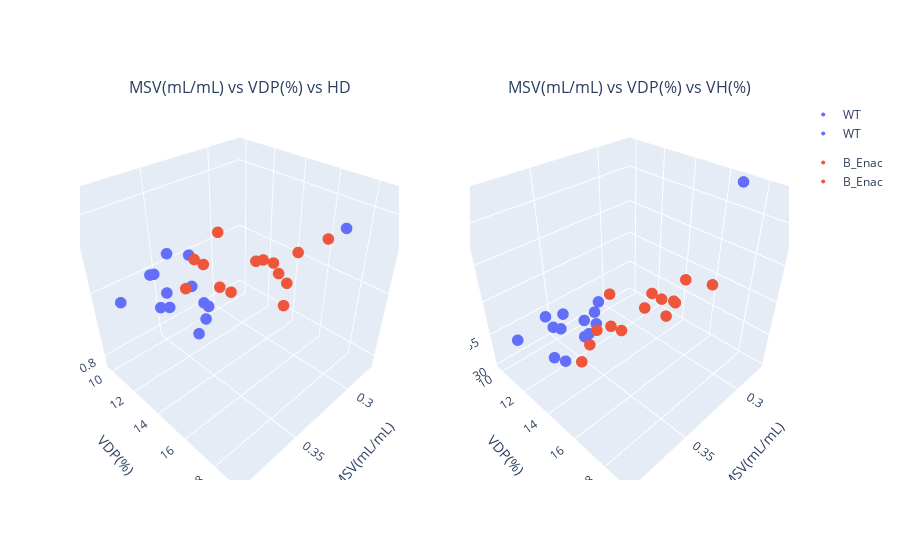

Write notebook code for a chart like this one.
### Markdown cell above
# Mouse B_ENaC

### Code cell
corr_3D(df_mouse_enac_combine, b_enac_labels, ['MSV(mL/mL)','VDP(%)','HD'], ['MSV(mL/mL)','VDP(%)','VH(%)'])

### Figure 1 — Plotly figure (JSON) as saved in the notebook; plotly's stock layout.template omitted (floating-point values rounded to 4 significant figures)
{"data": [{"hovertemplate": "color=WT<br>MSV(mL/mL)=%{x}<br>VDP(%)=%{y}<br>HD=%{z}<extra></extra>", "legendgroup": "WT", "marker": {"color": "#636efa", "size": 4, "symbol": "circle"}, "mode": "markers", "name": "WT", "scene": "scene", "showlegend": true, "type": "scatter3d", "x": [0.355, 0.356, 0.333, 0.363, 0.381, 0.367, 0.333, 0.32, 0.334, 0.365, 0.378, 0.39, 0.378, 0.276], "y": [10.4, 13.3, 11.2, 12.1, 14.4, 12.9, 11.8, 10.9, 12, 11.1, 9.79, 14.7, 15.6, 16.9], "z": [0.8969, 1.039, 0.7755, 1.004, 1.064, 1.136, 0.9017, 0.8366, 0.8547, 1.036, 0.9475, 1.169, 1.209, 1.131]}, {"hovertemplate": "color=B_Enac<br>MSV(mL/mL)=%{x}<br>VDP(%)=%{y}<br>HD=%{z}<extra></extra>", "legendgroup": "B_Enac", "marker": {"color": "#EF553B", "size": 4, "symbol": "circle"}, "mode": "markers", "name": "B_Enac", "scene": "scene", "showlegend": true, "type": "scatter3d", "x": [0.337, 0.357, 0.345, 0.339, 0.329, 0.337, 0.378, 0.382, 0.369, 0.349, 0.354, 0.315, 0.355, 0.328], "y": [16.2, 15.3, 17.6, 16.9, 17, 19.2, 15.9, 15.7, 15.5, 16.7, 15, 16, 15.8, 17.4], "z": [1.138, 1.088, 1.152, 1.15, 1.083, 1.246, 1.206, 1.145, 1.17, 1.167, 1.206, 0.9652, 1.083, 1.165]}, {"hovertemplate": "color=WT<br>MSV(mL/mL)=%{x}<br>VDP(%)=%{y}<br>VH(%)=%{z}<extra></extra>", "legendgroup": "WT", "marker": {"color": "#636efa", "size": 4, "symbol": "circle"}, "mode": "markers", "name": "WT", "scene": "scene2", "showlegend": true, "type": "scatter3d", "x": [0.355, 0.356, 0.333, 0.363, 0.381, 0.367, 0.333, 0.32, 0.334, 0.365, 0.378, 0.39, 0.378, 0.276], "y": [10.4, 13.3, 11.2, 12.1, 14.4, 12.9, 11.8, 10.9, 12, 11.1, 9.79, 14.7, 15.6, 16.9], "z": [32.91, 38.23, 30.29, 36.05, 36.94, 39.85, 34.89, 34.06, 33.32, 36.77, 32.59, 39.16, 41.88, 53.12]}, {"hovertemplate": "color=B_Enac<br>MSV(mL/mL)=%{x}<br>VDP(%)=%{y}<br>VH(%)=%{z}<extra></extra>", "legendgroup": "B_Enac", "marker": {"color": "#EF553B", "size": 4, "symbol": "circle"}, "mode": "markers", "name": "B_Enac", "scene": "scene2", "showlegend": true, "type": "scatter3d", "x": [0.337, 0.357, 0.345, 0.339, 0.329, 0.337, 0.378, 0.382, 0.369, 0.349, 0.354, 0.315, 0.355, 0.328], "y": [16.2, 15.3, 17.6, 16.9, 17, 19.2, 15.9, 15.7, 15.5, 16.7, 15, 16, 15.8, 17.4], "z": [43.74, 40.31, 43.5, 44.09, 42.69, 48.41, 41.26, 39.15, 41.48, 43.77, 43.9, 40.15, 40.2, 46.01]}], "layout": {"annotations": [{"font": {"size": 16}, "showarrow": false, "text": "MSV(mL/mL) vs VDP(%) vs HD", "x": 0.225, "xanchor": "center", "xref": "paper", "y": 1, "yanchor": "bottom", "yref": "paper"}, {"font": {"size": 16}, "showarrow": false, "text": "MSV(mL/mL) vs VDP(%) vs VH(%)", "x": 0.775, "xanchor": "center", "xref": "paper", "y": 1, "yanchor": "bottom", "yref": "paper"}], "scene": {"aspectmode": "cube", "domain": {"x": [0, 0.45], "y": [0, 1]}, "xaxis": {"title": {"text": "MSV(mL/mL)"}}, "yaxis": {"title": {"text": "VDP(%)"}}, "zaxis": {"title": {"text": "HD"}}}, "scene2": {"domain": {"x": [0.55, 1], "y": [0, 1]}, "xaxis": {"title": {"text": "MSV(mL/mL)"}}, "yaxis": {"title": {"text": "VDP(%)"}}, "zaxis": {"title": {"text": "VH(%)"}}}}}
